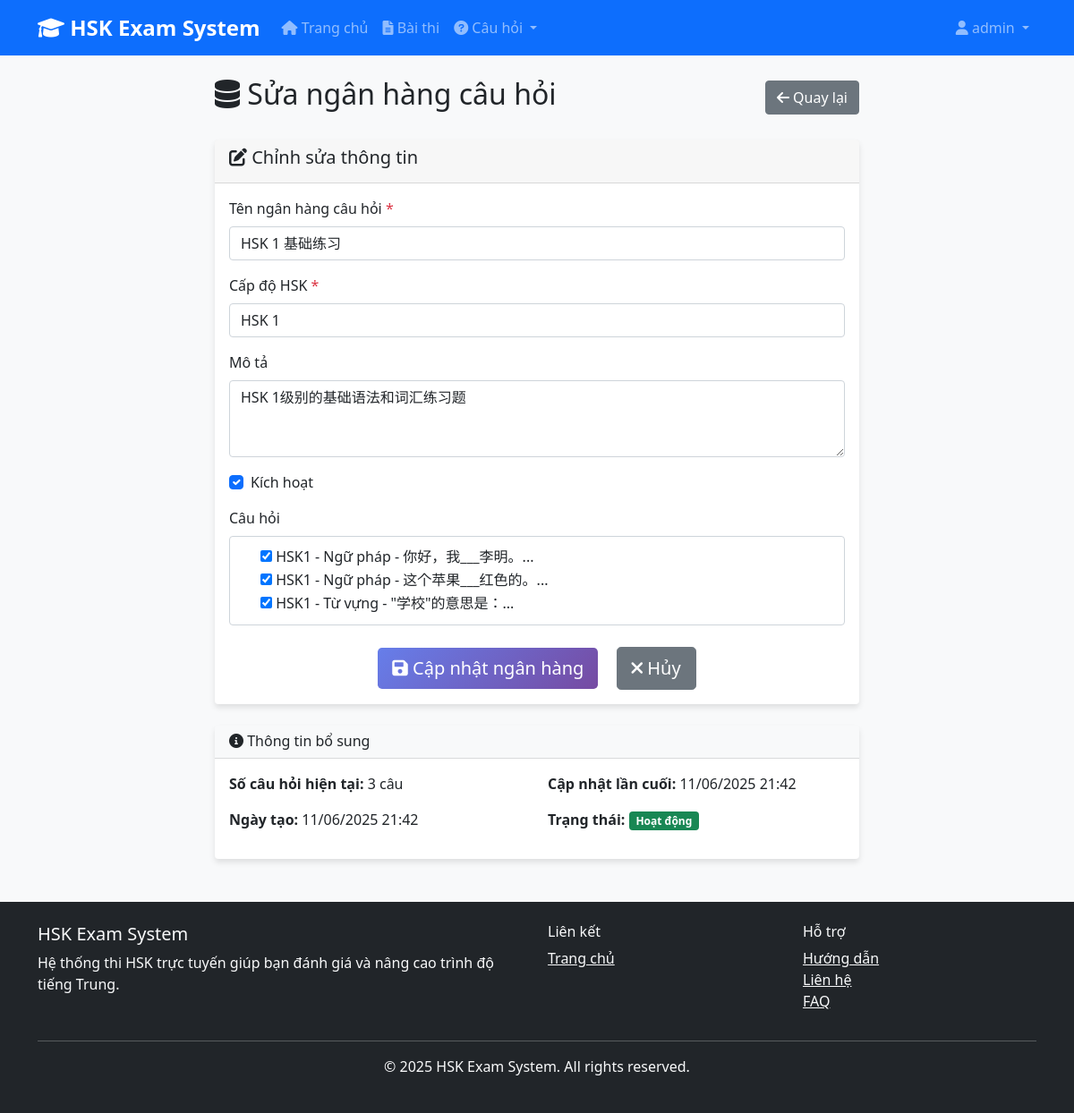
Page /questions/banks/4/edit/ (signed in) on the committed database.
### apps/accounts/models.py (models this page shows, shortened)
class CustomUser(AbstractUser):
    email = models.EmailField(
        unique=True,
        verbose_name='Email',
        help_text='Email address used for login and communications'
    )
    phone_number = models.CharField(
        max_length=20,
        blank=True,
        verbose_name='Số điện thoại',
        help_text='Optional phone number for contact'
    )
    is_verified = models.BooleanField(
        default=False,
        verbose_name='Đã xác thực',
        help_text='Whether the user has verified their email address'
    )
    USERNAME_FIELD = 'email'
    REQUIRED_FIELDS = ['username', 'first_name', 'last_name']
    class Meta:
        verbose_name = 'Người dùng'
        verbose_name_plural = 'Người dùng'
        db_table = 'accounts_customuser'
        ordering = ['last_name', 'first_name']

### apps/questions/models.py (models this page shows, shortened)
class QuestionBank(TimeStampedModel):
    name = models.CharField(
        max_length=200,
        verbose_name="Tên ngân hàng câu hỏi"
    )
    description = models.TextField(
        blank=True,
        verbose_name="Mô tả"
    )
    hsk_level = models.ForeignKey(
        HSKLevel,
        on_delete=models.CASCADE,
        verbose_name="Cấp độ HSK"
    )
    questions = models.ManyToManyField(
        Question,
        related_name='question_banks',
        blank=True,
        verbose_name="Câu hỏi"
    )
    is_active = models.BooleanField(
        default=True,
        verbose_name="Kích hoạt"
    )
    class Meta:
        verbose_name = 'Ngân hàng câu hỏi'
        verbose_name_plural = 'Ngân hàng câu hỏi'
        constraints = [
            models.UniqueConstraint(
                fields=['name', 'hsk_level'],
                name='unique_questionbank_name_per_level'
            )
        ]
    def question_count(self):
        return self.questions.count()
    question_count.short_description = 'Số câu hỏi'

### apps/questions/views.py (the view, shortened to what this page needs)
# urls.py: path('banks/<int:pk>/edit/', views.QuestionBankUpdateView.as_view(), name='banks_update'),
class QuestionBankUpdateView(LoginRequiredMixin, UpdateView):
    model = QuestionBank
    form_class = QuestionBankForm
    template_name = 'questions/questionbank_form.html'

### apps/common/models.py (called while the page is built)
    def __str__(self):
        return f"HSK {self.level}"

### apps/questions/models.py (called while the page is built)
    def __str__(self):
        return f"HSK{self.hsk_level.level} - {self.question_type.name} - {self.question_text[:50]}..."

### templates/questions/questionbank_form.html (shortened to what this page needs)
{% extends 'base.html' %}
{% block content %}
<div class="container mt-4">
    <div class="row">
        <div class="col-md-8 mx-auto">
            <div class="d-flex justify-content-between align-items-center mb-4">
                <h2>
                    <i class="fas fa-database"></i>
                    {% if view.object %}Sửa ngân hàng câu hỏi{% else %}Tạo ngân hàng câu hỏi mới{% endif %}
                </h2>
                <a href="{% url 'questions:banks_list' %}" class="btn btn-secondary">
                    <i class="fas fa-arrow-left"></i> Quay lại
                </a>
            </div>
            <div class="card">
                <div class="card-header">
                    <h5>
                        <i class="fas fa-edit"></i>
                        {% if view.object %}Chỉnh sửa thông tin{% else %}Thông tin ngân hàng{% endif %}
                    </h5>
                </div>
                <div class="card-body">
                    <form method="post">
                        <div class="mb-3">
                            <label for="{{ form.name.id_for_label }}" class="form-label">
                                {{ form.name.label }} <span class="text-danger">*</span>
                            </label>
                            {{ form.name }}
                        </div>
                        <div class="mb-3">
                            <label for="{{ form.hsk_level.id_for_label }}" class="form-label">
                                {{ form.hsk_level.label }} <span class="text-danger">*</span>
                            </label>
                            {{ form.hsk_level }}
                        </div>
                        <div class="mb-3">
                            <label for="{{ form.description.id_for_label }}" class="form-label">
                                {{ form.description.label }}
                            </label>
                            {{ form.description }}
                        </div>
                        <div class="mb-3">
                            <div class="form-check">
                                {{ form.is_active }}
                                <label for="{{ form.is_active.id_for_label }}" class="form-check-label">
                                    {{ form.is_active.label }}
                                </label>
                            </div>
                        </div>
                        {% if view.object %}
                            <div class="mb-3">
                                <label for="{{ form.questions.id_for_label }}" class="form-label">
                                    {{ form.questions.label }}
                                </label>
                                <div class="form-control" style="height: auto; padding: 10px;">
                                    {% for choice in form.questions %}
                                        <div class="form-check">
                                            {{ choice.tag }}
                                            <label for="{{ choice.id_for_label }}" class="form-check-label">
                                                {{ choice.choice_label }}
                                            </label>
                                        </div>
                                    {% endfor %}
                                </div>
                            </div>
                        {% endif %}
                        <div class="text-center mt-4">
                            <button type="submit" class="btn btn-primary btn-lg me-3">
                                <i class="fas fa-save"></i>
                                {% if view.object %}Cập nhật ngân hàng{% else %}Tạo ngân hàng{% endif %}
                            </button>
                            <a href="{% url 'questions:banks_list' %}" class="btn btn-secondary btn-lg">
                                <i class="fas fa-times"></i> Hủy
                            </a>
                        </div>
                    </form>
                </div>
            </div>
            {% if view.object %}
                <div class="card mt-4">
                    <div class="card-header bg-light">
                        <h6 class="mb-0">
                            <i class="fas fa-info-circle"></i> Thông tin bổ sung
                        </h6>
                    </div>
                    <div class="card-body">
                        <div class="row">
                            <div class="col-md-6">
                                <p><strong>Số câu hỏi hiện tại:</strong> {{ view.object.question_count }} câu</p>
                                <p><strong>Ngày tạo:</strong> {{ view.object.created_at|date:"d/m/Y H:i" }}</p>
                            </div>
                            <div class="col-md-6">
                                <p><strong>Cập nhật lần cuối:</strong> {{ view.object.updated_at|date:"d/m/Y H:i" }}</p>
                                <p><strong>Trạng thái:</strong>
                                    {% if view.object.is_active %}
                                        <span class="badge bg-success">Hoạt động</span>
                                    {% else %}
                                        <span class="badge bg-danger">Ngừng hoạt động</span>
                                    {% endif %}
                                </p>
                            </div>
                        </div>
                    </div>
                </div>
            {% endif %}
        </div>
    </div>
</div>
{% endblock %}

### templates/includes/navbar.html (shortened to what this page needs)
<nav class="navbar navbar-expand-lg navbar-dark bg-primary">
  <div class="container">
    <a class="navbar-brand" href="{% url 'home' %}">
      <i class="fas fa-graduation-cap"></i> HSK Exam System
    </a>
    <div class="collapse navbar-collapse" id="navbarNav">
      <ul class="navbar-nav me-auto">
        <li class="nav-item">
          <a class="nav-link" href="{% url 'home' %}">
            <i class="fas fa-home"></i> Trang chủ
          </a>
        </li>
        {% if user.is_authenticated %}
        <li class="nav-item">
          <a class="nav-link" href="{% url 'exams:list' %}">
            <i class="fas fa-file-alt"></i> Bài thi
          </a>
        </li>
        {% if user.is_staff %}
        <li class="nav-item dropdown">
          <a
            class="nav-link dropdown-toggle"
            href="#"
            id="questionsDropdown"
            role="button"
            data-bs-toggle="dropdown"
          >
            <i class="fas fa-question-circle"></i> Câu hỏi
          </a>
        </li>        {% endif %}
        {% endif %}
      </ul>
      <ul class="navbar-nav">
        {% if user.is_authenticated %}
        <li class="nav-item dropdown">
          <a
            class="nav-link dropdown-toggle"
            href="#"
            id="navbarDropdown"
            role="button"
            data-bs-toggle="dropdown"
          >
            <i class="fas fa-user"></i> {{ user.username }}
          </a>
        </li>
        {% endif %}
      </ul>
    </div>
  </div>
</nav>

### static/css/style.css (style rules this page uses)
body { font-family: 'Segoe UI', Tahoma, Geneva, Verdana, sans-serif; background-color: #f8f9fa; }
.navbar { z-index: 1050 !important; }
.navbar-brand { font-weight: bold; font-size: 1.5rem; }
.navbar-collapse { z-index: 1055 !important; }
.card { box-shadow: 0 4px 6px rgba(0, 0, 0, 0.1); border: none; transition: transform 0.2s; }
.btn-primary { background: linear-gradient(135deg, #667eea 0%, #764ba2 100%); border: none; }
.navbar { z-index: 1030; }

### rows in the picture
CustomUser: username "admin"
QuestionBank: name "HSK 1 基础练习", hsk_level "HSK 1", description "HSK 1级别的基础语法和词汇练习题", is_active "☑", object.question_count "3", object.created_at "11/06/2025 21:42", object.updated_at "11/06/2025 21:42"

### other values in the picture
{{ choice.choice_label }} "HSK1 - Ngữ pháp - 你好，我___李明。..." "HSK1 - Ngữ pháp - 这个苹果___红色的。..." "HSK1 - Từ vựng - \"学校\"的意思是：..."
